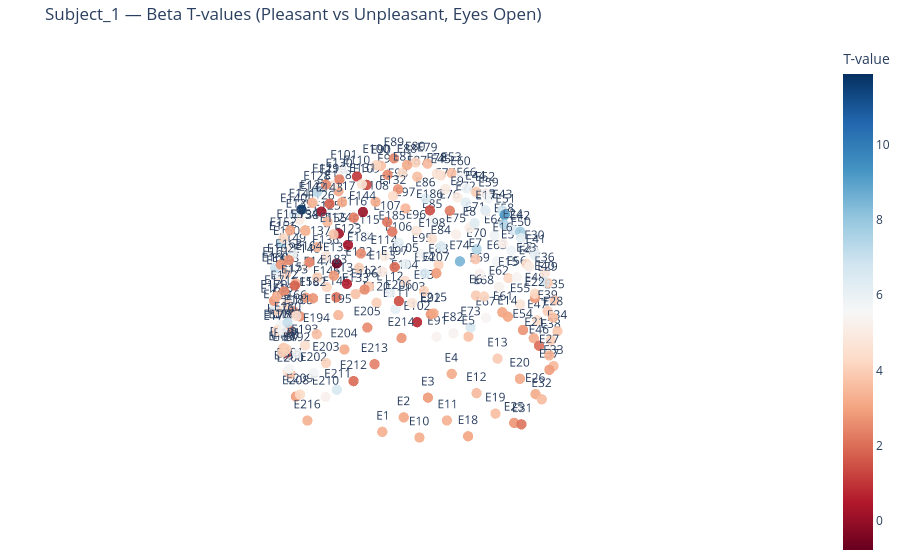
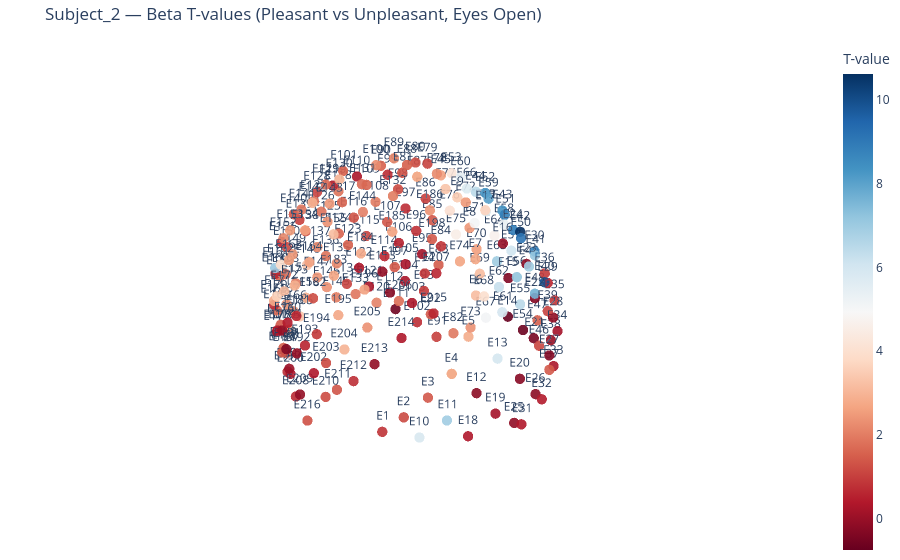
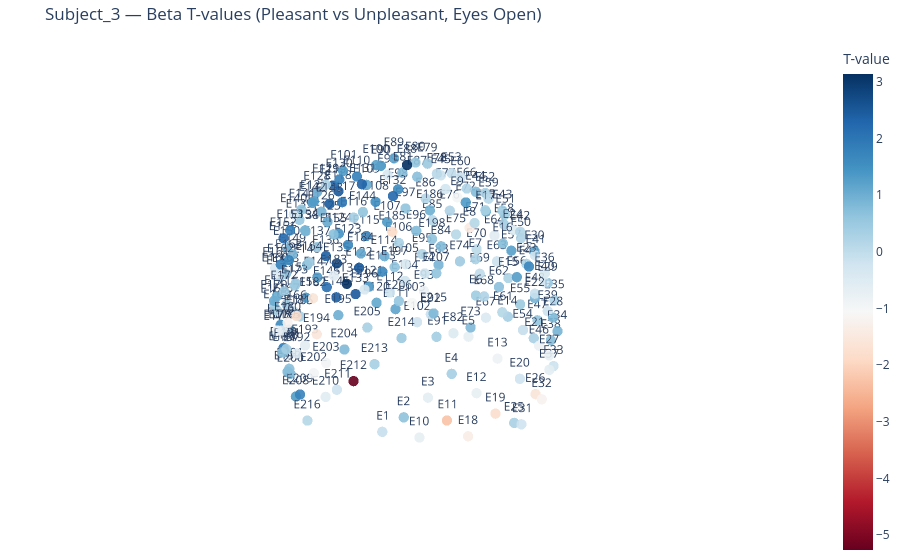
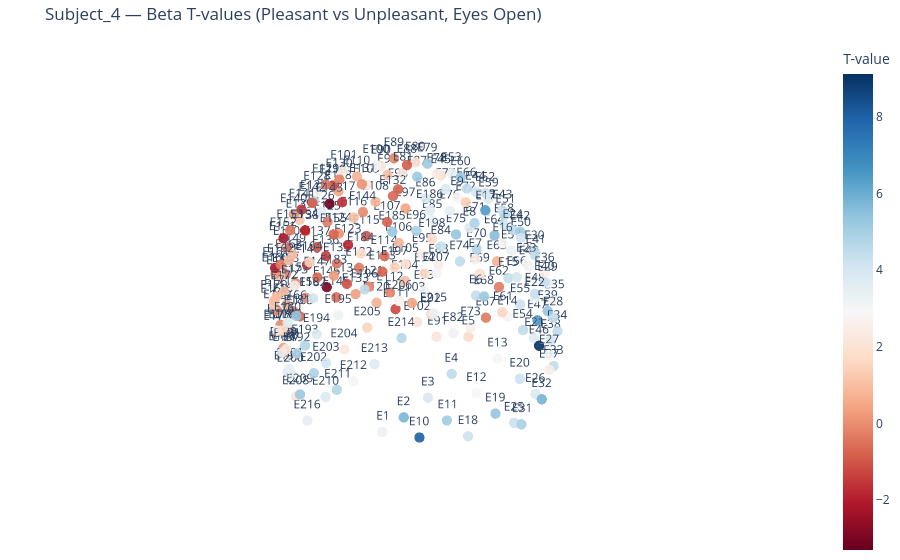

Write notebook code for charts like these, in order.
### Markdown cell above
## 11. ADDITIONAL STATISTICAL ANALYSIS

### Code cell
beta_band = (13, 30)
pleasant_odors = [2, 4]
unpleasant_odors = [1, 3]

def compute_beta_power(X, sfreq=250):
    """
    Compute beta band (13-30 Hz) power for all channels and trials.
    
    Parameters:
        X (ndarray): EEG data (time_samples x channels x trials)
        sfreq (float): Sampling frequency in Hz (default: 250)
    
    Returns:
        ndarray: Beta power per channel and trial (channels x trials)
    """
    n_channels = X.shape[1]
    n_trials = X.shape[2]
    power = np.zeros((n_channels, n_trials))
    for i in range(n_trials):
        for ch in range(n_channels):
            f, psd = welch(X[:, ch, i], fs=sfreq, nperseg=128)
            mask = (f >= beta_band[0]) & (f <= beta_band[1])
            power[ch, i] = np.mean(psd[mask])
    return power

def get_channel_positions(info):
    """
    Extract 3D coordinates and labels for all EEG channels from MNE info.
    
    Parameters:
        info (mne.Info): MNE Info object containing channel information
    
    Returns:
        tuple: (xyz coordinates array, channel labels list)
    """
    xyz = np.array([ch['loc'][:3] for ch in info['chs']])
    labels = [ch['ch_name'] for ch in info['chs']]
    return xyz, labels

def plot_3d_scalp_map(values, info, title="3D Scalp Map", save_path=None):
    """
    Create interactive 3D scalp map using Plotly.
    
    Parameters:
        values (ndarray): Values to plot on channels (e.g., t-statistics, power differences)
        info (mne.Info): MNE Info object with channel positions
        title (str): Title for the plot
        save_path (str): Optional path to save the figure as HTML
    """
    xyz, labels = get_channel_positions(info)
    fig = go.Figure(data=[
        go.Scatter3d(
            x=xyz[:, 0], y=xyz[:, 1], z=xyz[:, 2],
            mode='markers+text',
            marker=dict(
                size=6,
                color=values,
                colorscale='RdBu',
                colorbar=dict(title='T-value'),
                showscale=True,
                opacity=0.9
            ),
            text=labels,
            hoverinfo='text'
        )
    ])
    fig.update_layout(
        scene=dict(
            xaxis=dict(visible=False),
            yaxis=dict(visible=False),
            zaxis=dict(visible=False),
            aspectmode='data'
        ),
        title=title,
        margin=dict(l=0, r=0, t=40, b=0)
    )
    if save_path:
        fig.write_html(save_path)
    fig.show()


for subject in eeg_cleaned_dataset:
    data = eeg_cleaned_dataset[subject]['eyes_open']

    pleasant = [data[f'odor_{i}'] for i in pleasant_odors if f'odor_{i}' in data]
    unpleasant = [data[f'odor_{i}'] for i in unpleasant_odors if f'odor_{i}' in data]
    if not pleasant or not unpleasant:
        continue

    X_pleasant = np.concatenate(pleasant, axis=2)
    X_unpleasant = np.concatenate(unpleasant, axis=2)

    power_pleasant = compute_beta_power(X_pleasant)
    power_unpleasant = compute_beta_power(X_unpleasant)

    t_vals, p_vals = stats.ttest_ind(power_pleasant, power_unpleasant, axis=1, equal_var=False)

    subject_clean = subject.replace('_', '')
    plot_3d_scalp_map(t_vals, info, title=f"{subject} — Beta T-values (Pleasant vs Unpleasant, Eyes Open)",
                     save_path=f"../outputs/figures/scalp_map_beta_tvals_{subject_clean}.html")

### Figure 1 — Plotly figure (JSON) as saved in the notebook; plotly's stock layout.template omitted (floating-point values rounded to 4 significant figures; data arrays with more than 128 entries replaced by an {"elided": "..."} marker saying what was removed)
{"data": [{"hoverinfo": "text", "marker": {"color": {"elided": "216 float values"}, "colorbar": {"title": {"text": "T-value"}}, "colorscale": [[0.0, "rgb(103,0,31)"], [0.1, "rgb(178,24,43)"], [0.2, "rgb(214,96,77)"], [0.3, "rgb(244,165,130)"], [0.4, "rgb(253,219,199)"], [0.5, "rgb(247,247,247)"], [0.6, "rgb(209,229,240)"], [0.7, "rgb(146,197,222)"], [0.8, "rgb(67,147,195)"], [0.9, "rgb(33,102,172)"], [1.0, "rgb(5,48,97)"]], "opacity": 0.9, "showscale": true, "size": 6}, "mode": "markers+text", "text": {"elided": "216 str values"}, "type": "scatter3d", "x": {"elided": "216 float values"}, "y": {"elided": "216 float values"}, "z": {"elided": "216 float values"}}], "layout": {"margin": {"b": 0, "l": 0, "r": 0, "t": 40}, "scene": {"aspectmode": "data", "xaxis": {"visible": false}, "yaxis": {"visible": false}, "zaxis": {"visible": false}}, "title": {"text": "Subject_1 — Beta T-values (Pleasant vs Unpleasant, Eyes Open)"}}}

### Figure 2 — Plotly figure (JSON) as saved in the notebook; plotly's stock layout.template omitted (floating-point values rounded to 4 significant figures; data arrays with more than 128 entries replaced by an {"elided": "..."} marker saying what was removed)
{"data": [{"hoverinfo": "text", "marker": {"color": {"elided": "216 float values"}, "colorbar": {"title": {"text": "T-value"}}, "colorscale": [[0.0, "rgb(103,0,31)"], [0.1, "rgb(178,24,43)"], [0.2, "rgb(214,96,77)"], [0.3, "rgb(244,165,130)"], [0.4, "rgb(253,219,199)"], [0.5, "rgb(247,247,247)"], [0.6, "rgb(209,229,240)"], [0.7, "rgb(146,197,222)"], [0.8, "rgb(67,147,195)"], [0.9, "rgb(33,102,172)"], [1.0, "rgb(5,48,97)"]], "opacity": 0.9, "showscale": true, "size": 6}, "mode": "markers+text", "text": {"elided": "216 str values"}, "type": "scatter3d", "x": {"elided": "216 float values"}, "y": {"elided": "216 float values"}, "z": {"elided": "216 float values"}}], "layout": {"margin": {"b": 0, "l": 0, "r": 0, "t": 40}, "scene": {"aspectmode": "data", "xaxis": {"visible": false}, "yaxis": {"visible": false}, "zaxis": {"visible": false}}, "title": {"text": "Subject_2 — Beta T-values (Pleasant vs Unpleasant, Eyes Open)"}}}

### Figure 3 — Plotly figure (JSON) as saved in the notebook; plotly's stock layout.template omitted (floating-point values rounded to 4 significant figures; data arrays with more than 128 entries replaced by an {"elided": "..."} marker saying what was removed)
{"data": [{"hoverinfo": "text", "marker": {"color": {"elided": "216 float values"}, "colorbar": {"title": {"text": "T-value"}}, "colorscale": [[0.0, "rgb(103,0,31)"], [0.1, "rgb(178,24,43)"], [0.2, "rgb(214,96,77)"], [0.3, "rgb(244,165,130)"], [0.4, "rgb(253,219,199)"], [0.5, "rgb(247,247,247)"], [0.6, "rgb(209,229,240)"], [0.7, "rgb(146,197,222)"], [0.8, "rgb(67,147,195)"], [0.9, "rgb(33,102,172)"], [1.0, "rgb(5,48,97)"]], "opacity": 0.9, "showscale": true, "size": 6}, "mode": "markers+text", "text": {"elided": "216 str values"}, "type": "scatter3d", "x": {"elided": "216 float values"}, "y": {"elided": "216 float values"}, "z": {"elided": "216 float values"}}], "layout": {"margin": {"b": 0, "l": 0, "r": 0, "t": 40}, "scene": {"aspectmode": "data", "xaxis": {"visible": false}, "yaxis": {"visible": false}, "zaxis": {"visible": false}}, "title": {"text": "Subject_3 — Beta T-values (Pleasant vs Unpleasant, Eyes Open)"}}}

### Figure 4 — Plotly figure (JSON) as saved in the notebook; plotly's stock layout.template omitted (floating-point values rounded to 4 significant figures; data arrays with more than 128 entries replaced by an {"elided": "..."} marker saying what was removed)
{"data": [{"hoverinfo": "text", "marker": {"color": {"elided": "216 float values"}, "colorbar": {"title": {"text": "T-value"}}, "colorscale": [[0.0, "rgb(103,0,31)"], [0.1, "rgb(178,24,43)"], [0.2, "rgb(214,96,77)"], [0.3, "rgb(244,165,130)"], [0.4, "rgb(253,219,199)"], [0.5, "rgb(247,247,247)"], [0.6, "rgb(209,229,240)"], [0.7, "rgb(146,197,222)"], [0.8, "rgb(67,147,195)"], [0.9, "rgb(33,102,172)"], [1.0, "rgb(5,48,97)"]], "opacity": 0.9, "showscale": true, "size": 6}, "mode": "markers+text", "text": {"elided": "216 str values"}, "type": "scatter3d", "x": {"elided": "216 float values"}, "y": {"elided": "216 float values"}, "z": {"elided": "216 float values"}}], "layout": {"margin": {"b": 0, "l": 0, "r": 0, "t": 40}, "scene": {"aspectmode": "data", "xaxis": {"visible": false}, "yaxis": {"visible": false}, "zaxis": {"visible": false}}, "title": {"text": "Subject_4 — Beta T-values (Pleasant vs Unpleasant, Eyes Open)"}}}
